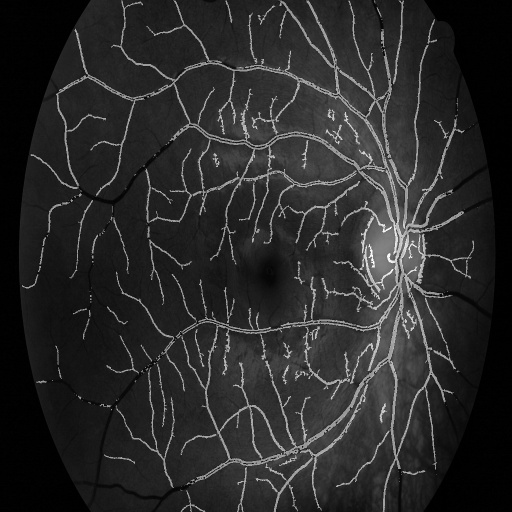
#> input picture MY_PRO_IMG/Normal/NR_1.jpeg, 512 x 512 px, given in place of Ab (15).png, which was not available
$ jupyter execute --allow-errors MODEL_IMP_EXU.ipynb
#> lines starting #> are read from the running program, lines starting #| are printed output that depends on the picture; after the words box and inside, x2 and y2 are one past the last pixel; in counts of white or black regions, pixels touching at a corner belong together; pictures that were not available may be replaced by others from this repository, and a replacement may not be noted
[cell 1]
from matplotlib import pyplot as plt
import cv2, numpy as np, pathlib, os, PIL, PIL.Image, glob
import numpy as np
from skimage import data
from skimage import io, morphology
import tensorflow as tf
import time
from PIL import Image
import math
import timeit
import pywt
from sklearn.metrics import accuracy_score as acc, auc, f1_score
import warnings
from sklearn import metrics

width = 512
height = 512
dim = (width, height)
sharpen = np.array([
    [0, -1, 0],
    [-1, 5, -1],
    [0, -1, 0]
])

[cell 2]
from google.colab import drive
drive.mount('/content/drive')

#> (a cell that did not finish here is left out)

#> (a cell that did not finish here is left out)

[cell 5]
def encode(labels):

    from sklearn.preprocessing import OneHotEncoder
    onehot_encoder = OneHotEncoder(sparse=False)
    integer_encoded = labels.reshape(len(labels), 1)           #before labels_batch
    label_encoded = onehot_encoder.fit_transform(integer_encoded)
    return label_encoded

[cell 6]
import tensorflow as tf

# with strategy.scope():

# [28 lines left out: function get_model, not called in this run]

[cell 7]
# This function does the coefficient fusing according to the fusion method
# [58 lines left out: functions fuseCoeff, FUSION, not called in this run]

[cell 8]
def toimage(cleaned, mask):
    r,c = cleaned.shape
    cleaned = cleaned.astype('uint8')
    for i in range(1,r):
        for j in range(1,c):
            if cleaned[i][j]==1:
                cleaned[i][j]=255

    kernel = np.ones((1,1),np.uint8)
    cleaned = cv2.erode(cleaned,kernel,iterations = 1)
    kernel = np.ones((1,1),np.uint8)
    cleaned = cv2.morphologyEx(cleaned, cv2.MORPH_DILATE, kernel)
    cleaned = cv2.bitwise_and(cleaned,cleaned,mask = mask)

    return cleaned

def pre_process(img, NORMAL= True):

    # clahe = cv2.createCLAHE(clipLimit=1, tileGridSize=(3,3))
    # im1 = clahe.apply(im1)

    dst = cv2.adaptiveThreshold(img, 255, cv2.ADAPTIVE_THRESH_MEAN_C, cv2.THRESH_BINARY, 9, 2)
    dst=cv2.threshold(dst, 100, 255, cv2.THRESH_OTSU )[1]
    dst = cv2.medianBlur(dst,1)

    kernel = cv2.getStructuringElement(cv2.MORPH_ELLIPSE,(1,1))
    dst = cv2.morphologyEx(dst, cv2.MORPH_CLOSE, kernel)


    dst = cv2.morphologyEx(dst, cv2.MORPH_CLOSE, kernel)
    dst = 255 - dst

    dst2 = cv2.morphologyEx(dst, cv2.MORPH_DILATE, kernel)


    dst2 = dst > 0

    if NORMAL:

        cleaned = morphology.remove_small_objects(dst2, min_size=120) #For Normal = 120
        cleaned = morphology.remove_small_holes(cleaned, 2)

    else:

        cleaned = morphology.remove_small_objects(dst2, min_size=40) #For Abnormal = 40
        cleaned = morphology.remove_small_holes(cleaned, 2)

    return cleaned

[cell 9]
def PROCESSING(path):

    img = cv2.imread(path)
#> img is the input picture: shape (512, 512, 3); min 0, max 255, mean 41.8
    im1 = img[:,:,1]
    im1 = cv2.resize(im1,dim, interpolation = cv2.INTER_AREA).reshape(width,height)

    clahe = cv2.createCLAHE(clipLimit=2, tileGridSize=(8,8))
    enh = clahe.apply(im1)
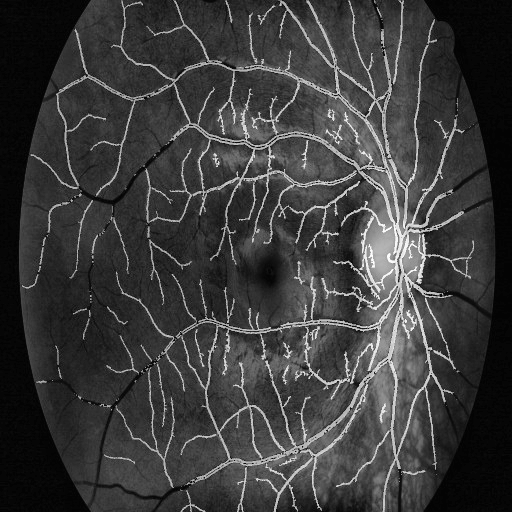
#> enh: shape (512, 512); min 2, max 255, mean 60.1

    ret,bin = cv2.threshold(im1,18,255,cv2.THRESH_BINARY)
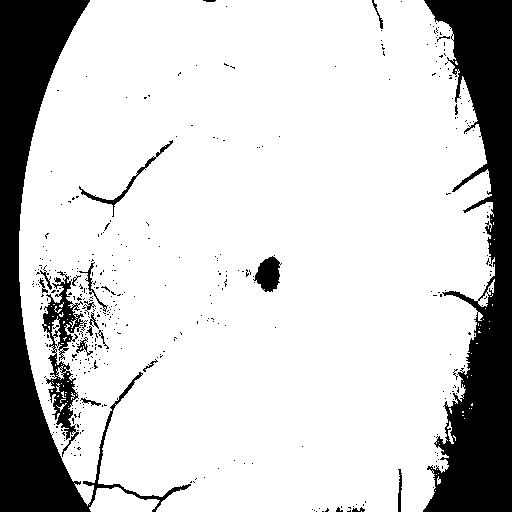
#> bin: shape (512, 512); 80.4% white; 410 black regions (387 under 20 px), largest, box (x1, y1, x2, y2) and area: (423, 0, 512, 512) 23654, (0, 0, 191, 512) 22075, (42, 271, 88, 457) 2535
    kernel = np.ones((3,3),np.uint8)
    mask = cv2.erode(bin,kernel,iterations = 1)
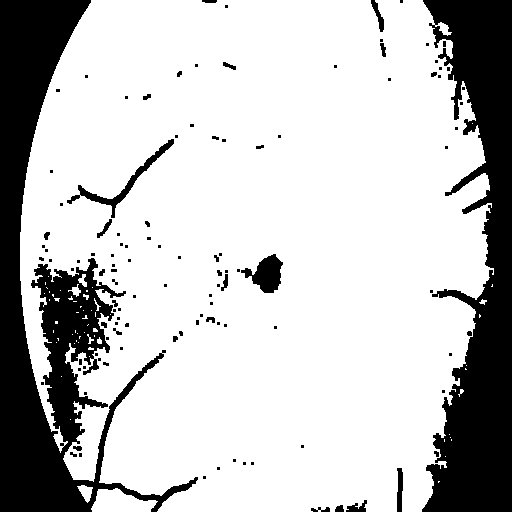
#> mask: shape (512, 512); 76.6% white; 115 black regions (82 under 20 px), largest, box (x1, y1, x2, y2) and area: (0, 0, 198, 512) 31092, (422, 0, 512, 512) 26359, (241, 254, 283, 293) 879

    img = pre_process(im1)
#> in pre_process, `dst = cv2.adaptiveThreshold(img, 255, cv2.ADAPTIVE_THRESH_MEAN_C, cv2...`:
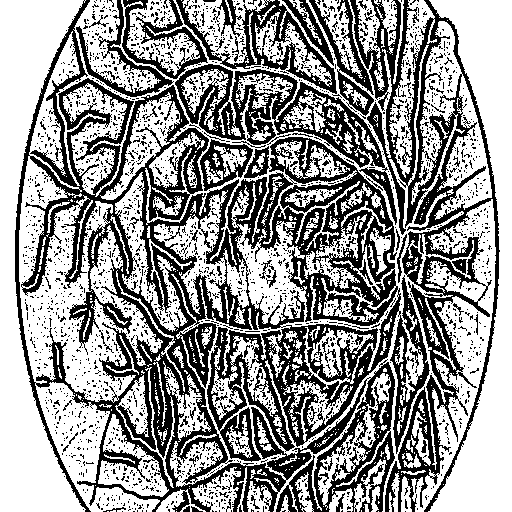
#> dst: shape (512, 512); 58.7% white; 2447 black regions (2364 under 20 px), largest, box (x1, y1, x2, y2) and area: (15, 0, 430, 512) 62398, (350, 0, 500, 512) 17433, (175, 64, 397, 225) 7154
#> in pre_process, `cleaned = morphology.remove_small_objects(dst2, min_size=120)`:
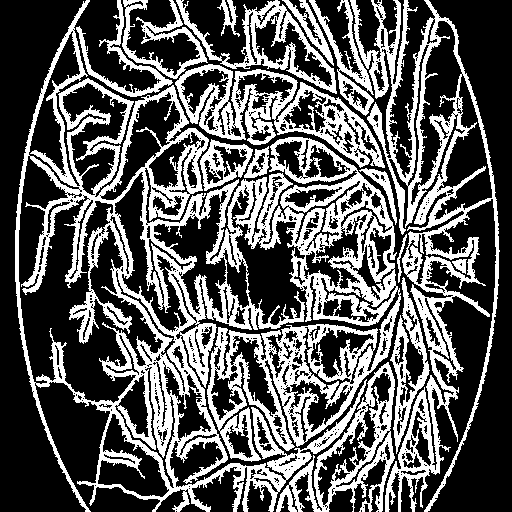
#> cleaned: shape (512, 512) bool; 35.9% white; 16 white regions, largest, box (x1, y1, x2, y2) and area: (15, 0, 401, 512) 53718, (350, 0, 500, 512) 16665, (175, 64, 385, 168) 6501
#> in pre_process, `cleaned = morphology.remove_small_holes(cleaned, 2)`:
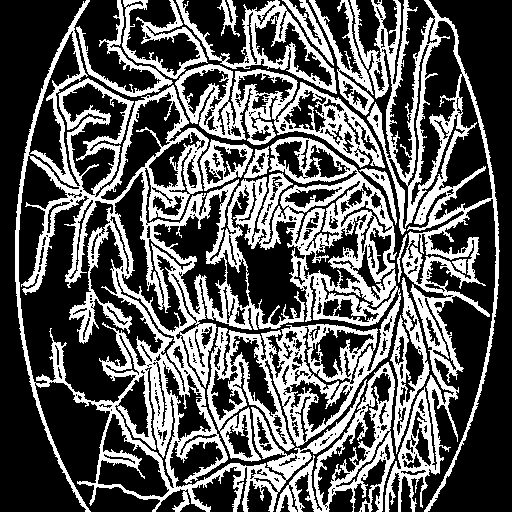
#> cleaned: shape (512, 512) bool; 36.1% white; 16 white regions, largest, box (x1, y1, x2, y2) and area: (15, 0, 401, 512) 54011, (350, 0, 500, 512) 16755, (175, 64, 385, 168) 6532
    img = toimage(img,mask)
#> in toimage, `cleaned = cv2.bitwise_and(cleaned,cleaned,mask = mask)`:
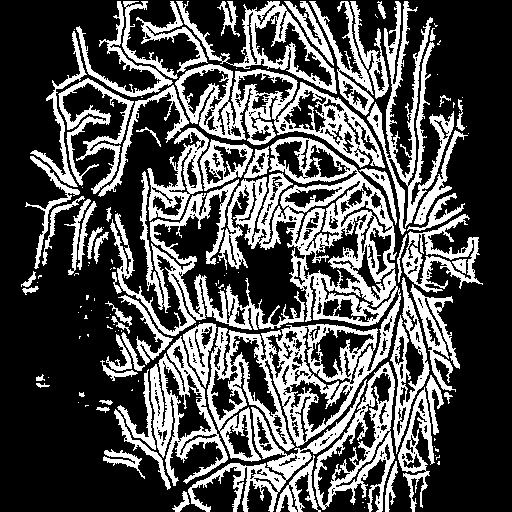
#> cleaned: shape (512, 512); min 0, max 255, mean 82.2

    # fusedimg = FUSION(img,enh)


    alpha = 0.9
    fusedimg = alpha * enh + img
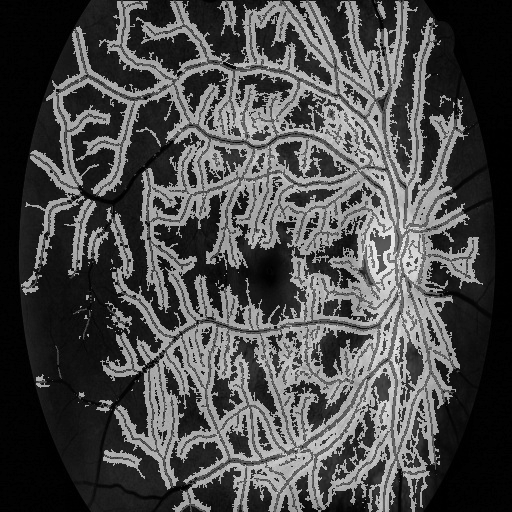
#> fusedimg: shape (512, 512) float64; min 1.8, max 456.6, mean 136.3; drawn with min black and max white

    return fusedimg

[cell 10]
path = "/content/drive/MyDrive/DR_DATASET/ABNOR/Ab (15).png"

a = PROCESSING(path)

[cell 11]
a.shape
#> Out = (512, 512)

$ run again, on MY_PRO_IMG/Normal/NR_13.jpeg
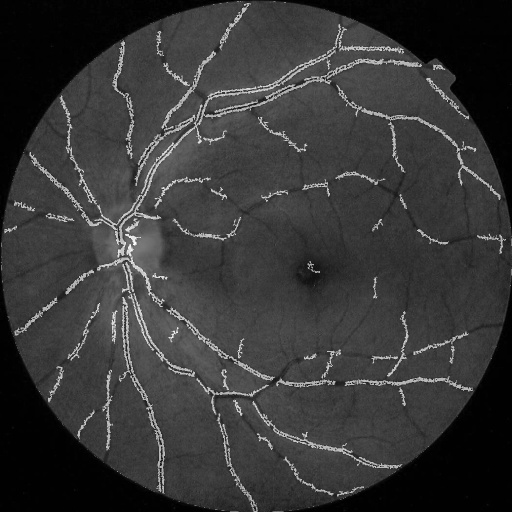
#> input picture MY_PRO_IMG/Normal/NR_13.jpeg, 512 x 512 px, given in place of Ab (15).png, which was not available
#> in PROCESSING, img is the input picture: shape (512, 512, 3); min 0, max 255, mean 55.5
#> in PROCESSING, `ret,bin = cv2.threshold(im1,18,255,cv2.THRESH_BINARY)`:
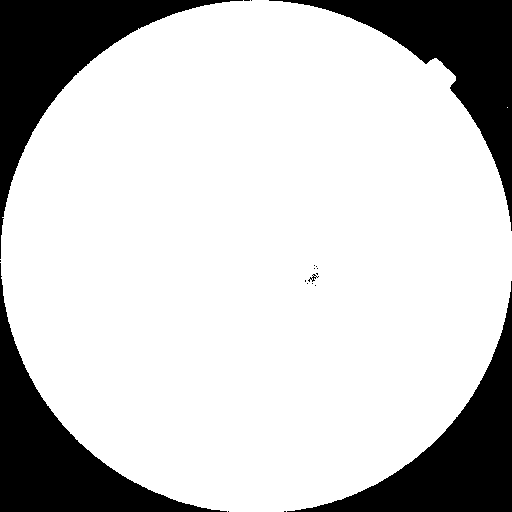
#> bin: shape (512, 512); 78.9% white; 19 black regions (14 under 20 px), largest, box (x1, y1, x2, y2) and area: (0, 0, 243, 259) 14325, (0, 263, 227, 512) 13869, (269, 0, 512, 231) 13556, (287, 281, 512, 512) 13522, (308, 274, 319, 282) 28
#> mask: shape (512, 512); 78.1% white; 5 black regions, box (x1, y1, x2, y2) and area: (0, 0, 253, 512) 29205, (268, 0, 512, 232) 14056, (283, 280, 512, 512) 13985, (304, 272, 320, 287) 129, (313, 264, 319, 270) 31
#> dst2: shape (512, 512) bool; 37% white; 3732 white regions (3340 under 20 px), largest, box (x1, y1, x2, y2) and area: (0, 0, 512, 512) 67288, (295, 249, 337, 325) 756, (363, 255, 391, 309) 427
#> in PROCESSING, `fusedimg = alpha * enh + img`:
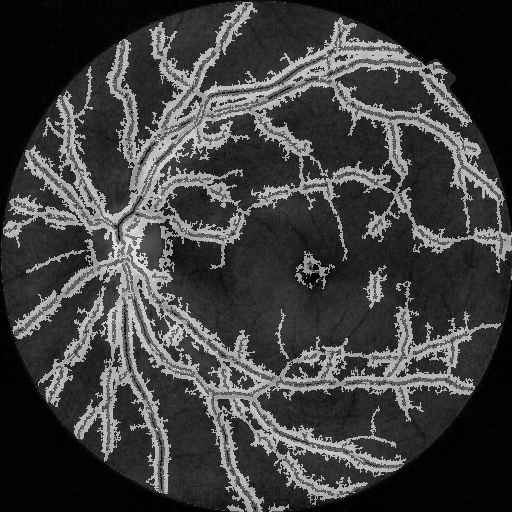
#> fusedimg: shape (512, 512) float64; min 0.9, max 466.5, mean 117.9; drawn with min black and max white

$ run again, on MY_PRO_IMG/Normal/NR_14.jpeg
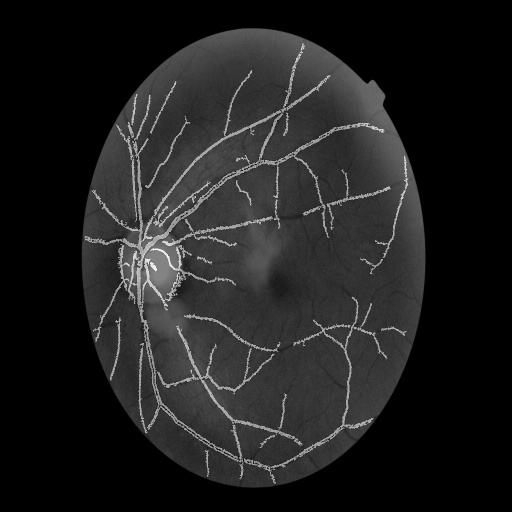
#> input picture MY_PRO_IMG/Normal/NR_14.jpeg, 512 x 512 px, given in place of Ab (15).png, which was not available
#> in PROCESSING, img is the input picture: shape (512, 512, 3); min 0, max 254, mean 31.3
#> bin: shape (512, 512); 47.5% white; 1 white region, box (x1, y1, x2, y2) and area: (82, 28, 426, 488) 124509
#> mask: shape (512, 512); 46.9% white; 1 white region, box (x1, y1, x2, y2) and area: (83, 29, 425, 487) 122893
#> dst2: shape (512, 512) bool; 22.3% white; 2265 white regions (2176 under 20 px), largest, box (x1, y1, x2, y2) and area: (77, 24, 430, 492) 47268, (85, 191, 140, 246) 679, (267, 263, 285, 291) 165
#> after the loop in toimage, `for i in range(1,r):`:
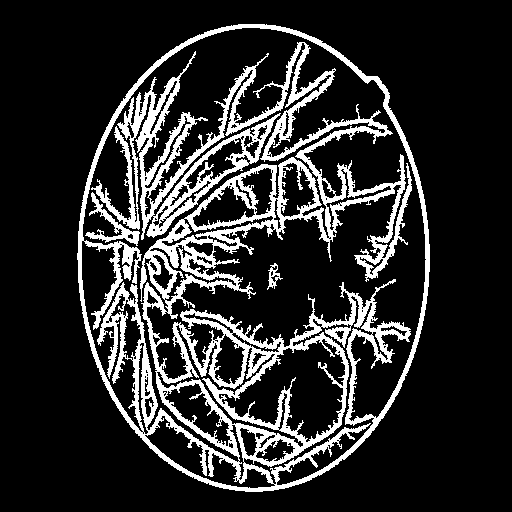
#> cleaned: shape (512, 512); 17.2% white; 3 white regions, box (x1, y1, x2, y2) and area: (77, 24, 430, 492) 44381, (85, 192, 140, 246) 643, (267, 263, 283, 290) 156
#> in PROCESSING, `fusedimg = alpha * enh + img`:
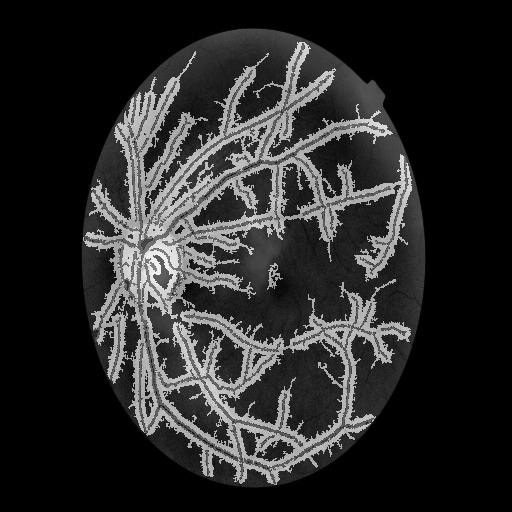
#> fusedimg: shape (512, 512) float64; min 1.8, max 442.2, mean 74.9; drawn with min black and max white
